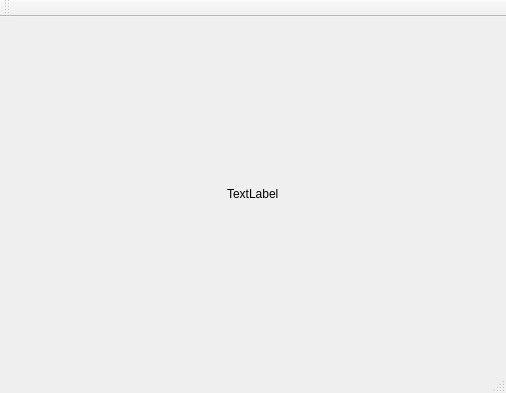
<?xml version="1.0" encoding="UTF-8"?>
<ui version="4.0">
 <class>MainWindow</class>
 <widget class="QMainWindow" name="MainWindow">
  <property name="geometry">
   <rect>
    <x>0</x>
    <y>0</y>
    <width>506</width>
    <height>393</height>
   </rect>
  </property>
  <property name="windowTitle">
   <string>MainWindow</string>
  </property>
  <widget class="QWidget" name="centralWidget">
   <layout class="QGridLayout" name="gridLayout_2">
    <item row="0" column="0">
     <layout class="QGridLayout" name="gridLayout">
      <item row="0" column="0">
       <spacer name="horizontalSpacer_2">
        <property name="orientation">
         <enum>Qt::Horizontal</enum>
        </property>
        <property name="sizeHint" stdset="0">
         <size>
          <width>40</width>
          <height>20</height>
         </size>
        </property>
       </spacer>
      </item>
      <item row="0" column="1">
       <widget class="QLabel" name="label">
        <property name="text">
         <string>TextLabel</string>
        </property>
       </widget>
      </item>
      <item row="0" column="2">
       <spacer name="horizontalSpacer">
        <property name="orientation">
         <enum>Qt::Horizontal</enum>
        </property>
        <property name="sizeHint" stdset="0">
         <size>
          <width>40</width>
          <height>20</height>
         </size>
        </property>
       </spacer>
      </item>
     </layout>
    </item>
   </layout>
  </widget>
  <widget class="QMenuBar" name="menuBar">
   <property name="geometry">
    <rect>
     <x>0</x>
     <y>0</y>
     <width>506</width>
     <height>26</height>
    </rect>
   </property>
  </widget>
  <widget class="QToolBar" name="mainToolBar">
   <attribute name="toolBarArea">
    <enum>TopToolBarArea</enum>
   </attribute>
   <attribute name="toolBarBreak">
    <bool>false</bool>
   </attribute>
  </widget>
  <widget class="QStatusBar" name="statusBar"/>
 </widget>
 <layoutdefault spacing="6" margin="11"/>
 <resources/>
 <connections/>
</ui>
